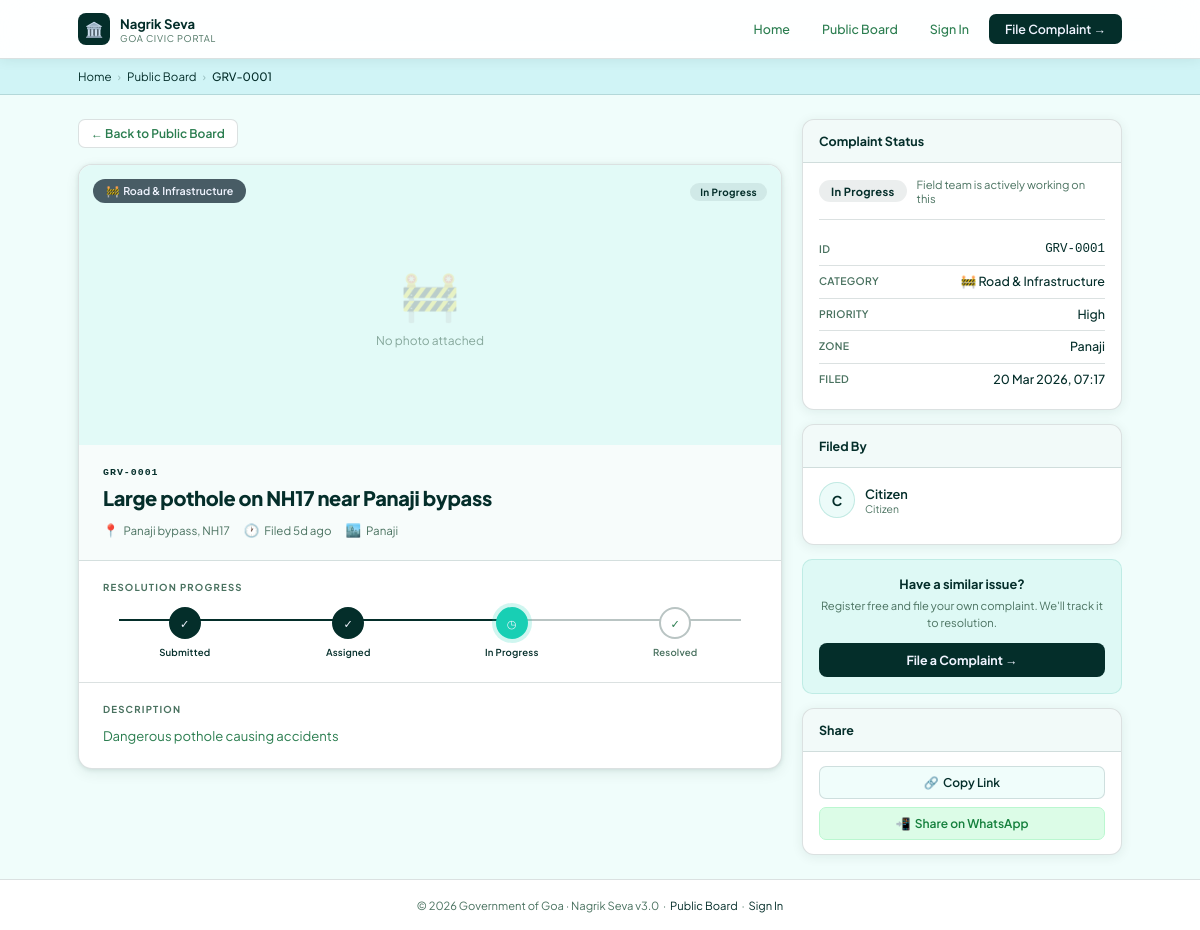
/complaint_detail.php?id=1, run on the app's committed database.
### tables this page shows
CREATE TABLE IF NOT EXISTS complaints (
  id            INT UNSIGNED AUTO_INCREMENT PRIMARY KEY,
  complaint_no  VARCHAR(20)  NOT NULL UNIQUE,       
  citizen_id    INT UNSIGNED NOT NULL,
  officer_id    INT UNSIGNED DEFAULT NULL,
  category      ENUM('road','water','electricity','sanitation','property','lost') NOT NULL,
  title         VARCHAR(200) NOT NULL,
  description   TEXT         NOT NULL,
  location      VARCHAR(250) NOT NULL,
  latitude      DECIMAL(10,7) DEFAULT NULL,
  longitude     DECIMAL(10,7) DEFAULT NULL,
  zone          VARCHAR(80)  DEFAULT NULL,
  status        ENUM('new','assigned','in_progress','resolved','closed','escalated')
                NOT NULL DEFAULT 'new',
  priority      ENUM('low','medium','high') NOT NULL DEFAULT 'medium',
  photo_path    VARCHAR(255) DEFAULT NULL,          
  officer_notes TEXT         DEFAULT NULL,
  resolved_at   DATETIME     DEFAULT NULL,
  created_at    TIMESTAMP    DEFAULT CURRENT_TIMESTAMP,
  updated_at    TIMESTAMP    DEFAULT CURRENT_TIMESTAMP ON UPDATE CURRENT_TIMESTAMP,
  FOREIGN KEY (citizen_id) REFERENCES users(id) ON DELETE CASCADE,
  FOREIGN KEY (officer_id) REFERENCES users(id) ON DELETE SET NULL,
  INDEX idx_status (status),
  INDEX idx_citizen (citizen_id),
  INDEX idx_officer (officer_id),
  INDEX idx_zone    (zone)
);

### complaint_detail.php (the view, shortened to what this page needs)
<?php
require_once 'config.php';
$id = (int)($_GET['id'] ?? 0);
$role      = $_SESSION['role'] ?? '';
$st = $conn->prepare("SELECT c.*, u.name AS citizen_name, u.email AS citizen_email, o.name AS officer_name, o.email AS officer_email FROM complaints c LEFT JOIN users u ON c.citizen_id=u.id LEFT JOIN users o ON c.officer_id=o.id WHERE c.id=? LIMIT 1");
$st->bind_param('i',$id); $st->execute();
$c = $st->get_result()->fetch_assoc(); $st->close();
$cat_icon  = ['road'=>'🚧','water'=>'💧','electricity'=>'⚡','sanitation'=>'🧹','property'=>'🏛️','lost'=>'🔍'];
$cat_label = ['road'=>'Road & Infrastructure','water'=>'Water Issues','electricity'=>'Electricity Faults','sanitation'=>'Sanitation & Garbage','property'=>'Public Property','lost'=>'Lost & Found'];
$s_cfg = [
    'new'        =>['label'=>'New',         'cls'=>'s-new',  'desc'=>'Complaint submitted, awaiting assignment'],
    'assigned'   =>['label'=>'Assigned',    'cls'=>'s-asgn', 'desc'=>'Assigned to a department officer'],
    'in_progress'=>['label'=>'In Progress', 'cls'=>'s-prog', 'desc'=>'Field team is actively working on this'],
    'resolved'   =>['label'=>'Resolved',    'cls'=>'s-res',  'desc'=>'Issue has been resolved'],
    'escalated'  =>['label'=>'Escalated',   'cls'=>'s-esc',  'desc'=>'Escalated to senior authority'],
    'closed'     =>['label'=>'Closed',      'cls'=>'s-cls',  'desc'=>'Complaint closed'],
];
$sc = $s_cfg[$c['status']] ?? ['label'=>ucfirst($c['status']),'cls'=>'s-new','desc'=>''];
function time_ago($dt) {
    $d = time() - strtotime($dt);
    if($d<604800)return floor($d/86400).'d ago';
    return date('d M Y', strtotime($dt));
}
$is_logged_in = !empty($_SESSION['user_id']);
$dash_link = match($role){
    'citizen'=>'citizen_dashboard.php',
    'officer'=>'officer_dashboard.php',
    'regulator'=>'regulator_dashboard.php',
    default=>'citizen_login.php'
};
?>
<!DOCTYPE html>
<html lang="en">
<head>
</head>
<body>
<nav class="nav">
  <div class="nav-in">
    <div class="nav-brand">
      <div class="nav-mark">🏛️</div>
      <div><div class="nav-name">Nagrik Seva</div><div class="nav-sub">Goa Civic Portal</div></div>
    </div>
    <div class="nav-right">
      <a href="index.php" class="nav-link">Home</a>
      <a href="public_board.php" class="nav-link">Public Board</a>
      <?php if($is_logged_in): ?>
      <a href="<?= $dash_link ?>" class="nav-avatar" title="<?= htmlspecialchars($_SESSION['name'] ?? '') ?>">
        <?= strtoupper(substr($_SESSION['name'] ?? 'U', 0, 1)) ?>
        <div class="nav-avatar-dropdown">
          <div class="nad-name"><?= htmlspecialchars($_SESSION['name'] ?? '') ?></div>
          <div class="nad-role"><?= ucfirst($_SESSION['role'] ?? 'citizen') ?></div>
          <div class="nad-divider"></div>
          <a class="nad-item" href="<?= $dash_link ?>">⊞ &nbsp;Dashboard</a>
          <a class="nad-item nad-logout" href="logout.php">↩ &nbsp;Sign Out</a>
        </div>
      </a>
      <?php else: ?>
      <a href="citizen_login.php" class="nav-link">Sign In</a>
      <a href="citizen_register.php" class="nav-btn">File Complaint →</a>
      <?php endif; ?>
    </div>
  </div>
</nav>
<div class="breadcrumb">
  <div class="bc-in">
    <a href="index.php">Home</a>
    <span class="bc-sep">›</span>
    <a href="public_board.php">Public Board</a>
    <span class="bc-sep">›</span>
    <span class="bc-cur"><?= htmlspecialchars($c['complaint_no']) ?></span>
  </div>
</div>
<div class="page">
  <div>
    <a href="public_board.php" class="back-link">← Back to Public Board</a>
    <div class="main-card">
      <div class="photo-wrap">
        <?php if($c['photo_path'] && file_exists($c['photo_path'])): ?>
        <img src="<?= htmlspecialchars($c['photo_path']) ?>" alt="Complaint photo">
        <?php else: ?>
        <div class="photo-placeholder">
          <div class="pp-ico"><?= $cat_icon[$c['category']] ?? '📋' ?></div>
          <div class="pp-txt">No photo attached</div>
        </div>
        <?php endif; ?>
        <div class="photo-badge">
          <?= $cat_icon[$c['category']] ?? '📋' ?> &nbsp;<?= $cat_label[$c['category']] ?? ucfirst($c['category']) ?>
        </div>
        <div class="photo-status">
          <span class="pill <?= $sc['cls'] ?>"><?= $sc['label'] ?></span>
        </div>
      </div>
      <div class="comp-head">
        <div class="comp-no"><?= htmlspecialchars($c['complaint_no']) ?></div>
        <div class="comp-title"><?= htmlspecialchars($c['title']) ?></div>
        <div class="comp-meta-row">
          <span class="cm-item"><span class="cm-ico">📍</span> <?= htmlspecialchars($c['location']) ?></span>
          <span class="cm-item"><span class="cm-ico">🕐</span> Filed <?= time_ago($c['created_at']) ?></span>
          <?php if($c['zone']): ?>
          <span class="cm-item"><span class="cm-ico">🏙️</span> <?= htmlspecialchars($c['zone']) ?></span>
          <?php endif; ?>
        </div>
      </div>
      <div class="comp-section">
        <div class="cs-label">Resolution Progress</div>
        <?php
        $steps    = [
            ['key'=>'new',         'icon'=>'○', 'label'=>'Submitted'],
            ['key'=>'assigned',    'icon'=>'◎', 'label'=>'Assigned'],
            ['key'=>'in_progress', 'icon'=>'◷', 'label'=>'In Progress'],
            ['key'=>'resolved',    'icon'=>'✓', 'label'=>'Resolved'],
        ];
        $order_map = ['new'=>0,'assigned'=>1,'in_progress'=>2,'resolved'=>3,'closed'=>3,'escalated'=>2];
        $cur_order = $order_map[$c['status']] ?? 0;
        $pct       = $c['status']==='escalated' ? 50 : ($cur_order / (count($steps)-1) * 100);
        ?>
        <div class="timeline">
          <div class="tl-progress" style="width:calc(<?= $pct ?>% - 32px)"></div>
          <?php foreach($steps as $i=>$s):
            $s_order = $order_map[$s['key']] ?? $i;
            $cls = '';
            if ($c['status'] === 'escalated' && $s['key'] === 'in_progress') $cls = 'esc';
            elseif ($s_order < $cur_order) $cls = 'done';
            elseif ($s_order === $cur_order) $cls = 'current';
          ?>
          <div class="tl-step <?= $cls ?>">
            <div class="tl-dot"><?= $cls==='done'?'✓': ($cls==='esc'?'!':$s['icon']) ?></div>
            <div class="tl-lbl"><?= $s['label'] ?></div>
          </div>
          <?php endforeach; ?>
        </div>
      </div>
      <?php if($c['description']): ?>
      <div class="comp-section">
        <div class="cs-label">Description</div>
        <div class="cs-text"><?= nl2br(htmlspecialchars($c['description'])) ?></div>
      </div>
      <?php endif; ?>
    </div>
  </div>
  <div class="side-stack">
    <div class="sc">
      <div class="sch">Complaint Status</div>
      <div class="scb">
        <div style="display:flex;align-items:center;gap:10px;margin-bottom:14px;padding-bottom:14px;border-bottom:1px solid var(--border)">
          <span class="pill <?= $sc['cls'] ?>" style="font-size:.7rem;padding:4px 12px"><?= $sc['label'] ?></span>
          <span style="font-size:.7rem;color:var(--muted)"><?= $sc['desc'] ?></span>
        </div>
        <div class="ir"><span class="ir-k">ID</span><span class="ir-v" style="font-family:monospace;color:var(--a)"><?= htmlspecialchars($c['complaint_no']) ?></span></div>
        <div class="ir"><span class="ir-k">Category</span><span class="ir-v"><?= $cat_icon[$c['category']]??'' ?> <?= $cat_label[$c['category']]??ucfirst($c['category']) ?></span></div>
        <div class="ir"><span class="ir-k">Priority</span><span class="ir-v"><?= ucfirst($c['priority'] ?? 'Medium') ?></span></div>
        <div class="ir"><span class="ir-k">Zone</span><span class="ir-v"><?= htmlspecialchars($c['zone'] ?? '—') ?></span></div>
        <div class="ir"><span class="ir-k">Filed</span><span class="ir-v"><?= date('d M Y, H:i', strtotime($c['created_at'])) ?></span></div>
      </div>
    </div>
    <div class="sc">
      <div class="sch">Filed By</div>
      <div class="scb">
        <div style="display:flex;align-items:center;gap:10px;margin-bottom:12px">
          <div style="width:36px;height:36px;border-radius:50%;background:var(--ag);border:1px solid rgba(16,158,136,.2);display:flex;align-items:center;justify-content:center;font-size:.85rem;font-weight:700;color:var(--a);flex-shrink:0">
            <?= strtoupper(substr($c['citizen_name']??'C',0,1)) ?>
          </div>
          <div>
            <div style="font-size:.8rem;font-weight:600;color:var(--text)"><?= htmlspecialchars($c['citizen_name']??'Citizen') ?></div>
            <div style="font-size:.65rem;color:var(--muted)">Citizen</div>
          </div>
        </div>
      </div>
    </div>
    <?php if(!$is_logged_in): ?>
    <div class="cta-box">
      <div class="cta-box-title">Have a similar issue?</div>
      <div class="cta-box-sub">Register free and file your own complaint. We'll track it to resolution.</div>
      <a href="citizen_register.php">File a Complaint →</a>
    </div>
    <?php endif; ?>
    <div class="sc">
      <div class="sch">Share</div>
      <div class="scb" style="display:flex;flex-direction:column;gap:8px">
        <button onclick="copyLink()" style="width:100%;padding:8px;border-radius:7px;background:var(--bg);border:1px solid var(--border);font-family:'Plus Jakarta Sans',sans-serif;font-size:.75rem;font-weight:600;color:var(--text);cursor:pointer;transition:all .14s;" id="copy-btn">
          🔗 &nbsp;Copy Link
        </button>
        <a href="https://wa.me/?text=<?= urlencode('Check this civic complaint on Nagrik Seva: '.htmlspecialchars($c['title']).' — '.'http://'.$_SERVER['HTTP_HOST'].$_SERVER['REQUEST_URI']) ?>" target="_blank"
           style="display:block;width:100%;padding:8px;border-radius:7px;background:#dcfce7;border:1px solid #bbf7d0;font-size:.75rem;font-weight:600;color:#15803d;text-align:center;transition:all .14s;">
          📲 &nbsp;Share on WhatsApp
        </a>
      </div>
    </div>
  </div>
</div>
<div style="background:var(--white);border-top:1px solid var(--border);padding:18px 28px;text-align:center;font-size:.7rem;color:var(--muted);">
  © 2026 Government of Goa · Nagrik Seva v3.0 &nbsp;·&nbsp;
  <a href="public_board.php" style="color:var(--a)">Public Board</a> &nbsp;·&nbsp;
  <a href="citizen_login.php" style="color:var(--a)">Sign In</a>
</div>
</body>
</html>

### data on the page
complaints: complaint_no "GRV-0001", category "🚧", category "Road & Infrastructure", status "In Progress", title "Large pothole on NH17 near Panaji bypass", location "Panaji bypass, NH17", created_at "5d ago", zone "Panaji", description "Dangerous pothole causing accidents", status "Field team is actively working on this", priority "High", created_at "20 Mar 2026, 07:17"

### other printed values
$s['label'] "Submitted"
$s['label'] "Assigned"
$s['icon'] "◷"
$s['label'] "In Progress"
$s['icon'] "✓"
$s['label'] "Resolved"
substr($c['citizen_name']??'C',0,1) "C"
$c['citizen_name'] "Citizen"
